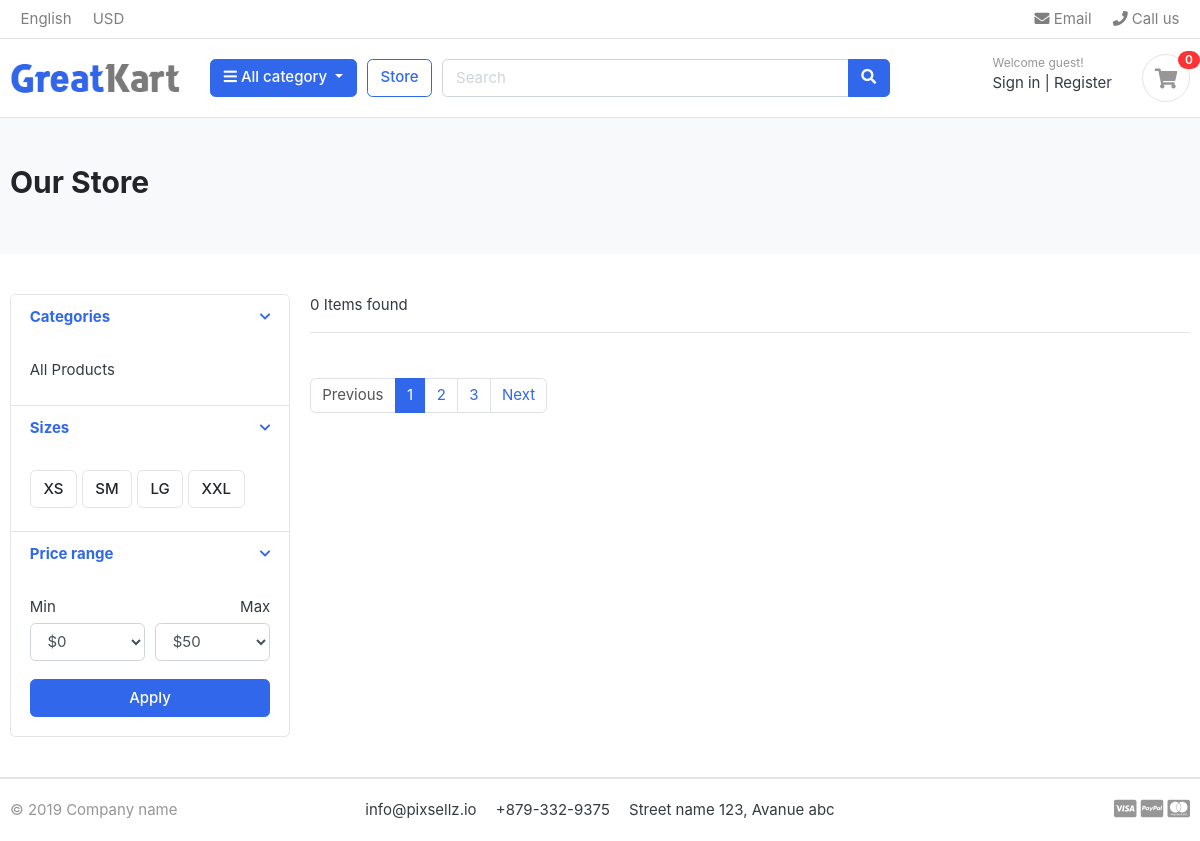
Page /store/ on the earlier database version.
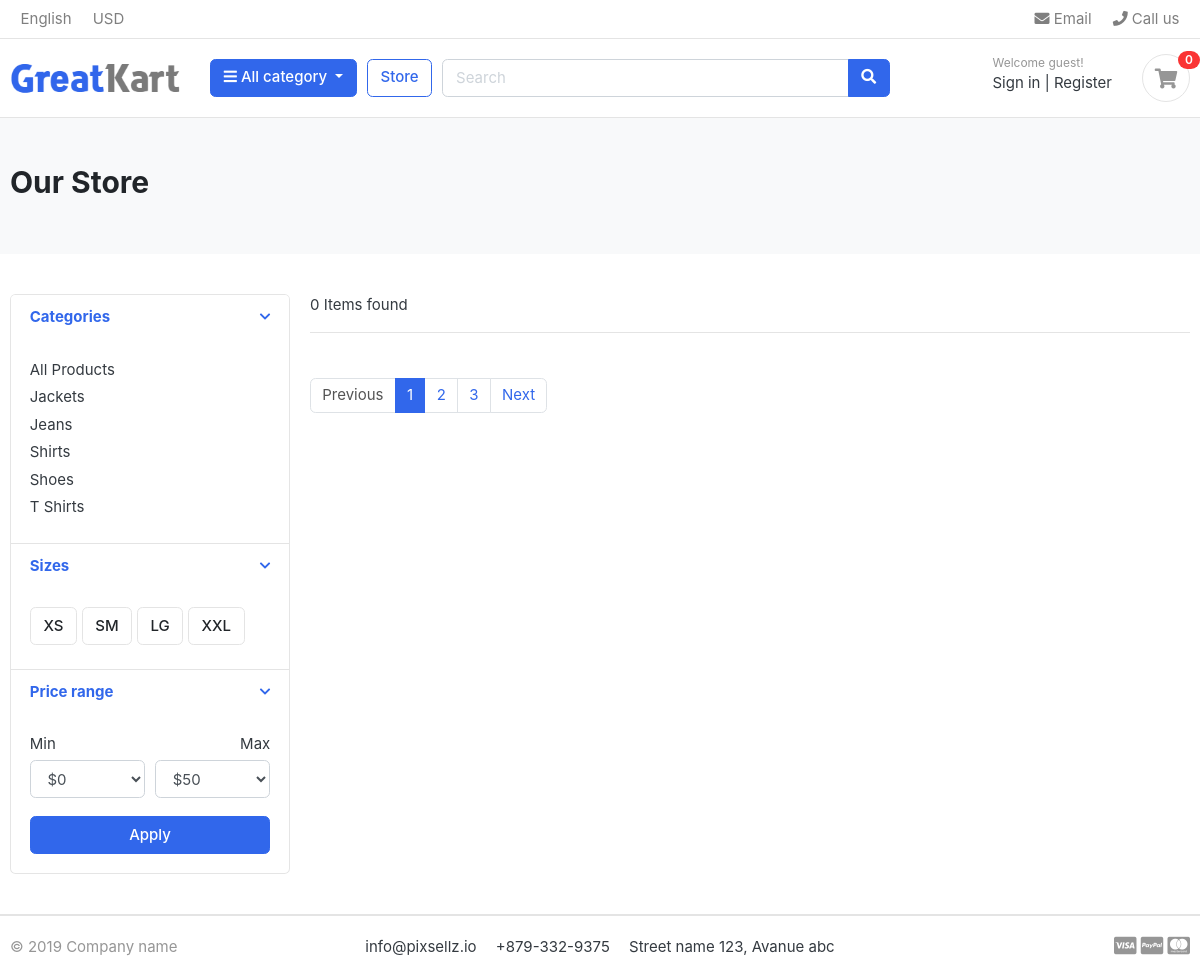
Same page on the later database version.
### category/models.py (models this page shows, shortened)
class Category(models.Model):
    category_name = models.CharField(max_length=255, unique=True)
    slug = models.SlugField()
    desctiption = models.TextField(max_length=255, blank=True)
    cat_image = models.ImageField(upload_to='photos/categories', blank=True)
    class Meta:
        verbose_name = 'Category'
        verbose_name_plural = 'Categories'
    def get_url(self):
        return reverse('products_by_category', args=[self.slug])

### store/views.py (the view)
# urls.py: path('store/', include('store.urls')),
def store(request, category_slug=None):
    categories = None
    products = None
    product_count = 0
    if category_slug != None:
        categories = get_object_or_404(Category, slug=category_slug)
        products = Product.objects.filter(
            category=categories, is_available=True)
        product_count = products.count()
    else:
        products = Product.objects.all().filter(is_available=True)
        product_count = products.count()
    context = {
        'products': products,
        'product_count': product_count
    }
    return render(request, 'store/store.html', context)

### category/context_processors.py (called while the page is built)
def menu_links(request):
    links = Category.objects.all()
    return {
        'links': links,
    }

### templates/store/store.html (shortened to what the changed rows need)
{% extends "base.html" %}
{% load static %}
{% block content %}
    <section class="section-pagetop bg">
        <div class="container">
            <h2 class="title-page">Our Store</h2>
        </div>
    </section>
    <section class="section-content padding-y">
        <div class="container">
            <div class="row">
                <aside class="col-md-3">
                    <div class="card">
                        <article class="filter-group">
                            <div class="filter-content collapse show" id="collapse_1" style="">
                                <div class="card-body">
                                    <ul class="list-menu">
                                        {% for category in links %}
                                            <li>
                                                <a href="{{ category.get_url }}">{{ category.category_name }}</a>
                                            </li>
                                        {% endfor %}
                                    </ul>
                                </div>
                            </div>
                            </article>
                                </div>
                            </aside>
                        </div>
                    </div>
                </section>
            {% endblock content %}

Differences in the rows shown:
added Category: category_name "Jackets"
added Category: category_name "Jeans"
added Category: category_name "Shirts"
added Category: category_name "Shoes"
added Category: category_name "T Shirts"
